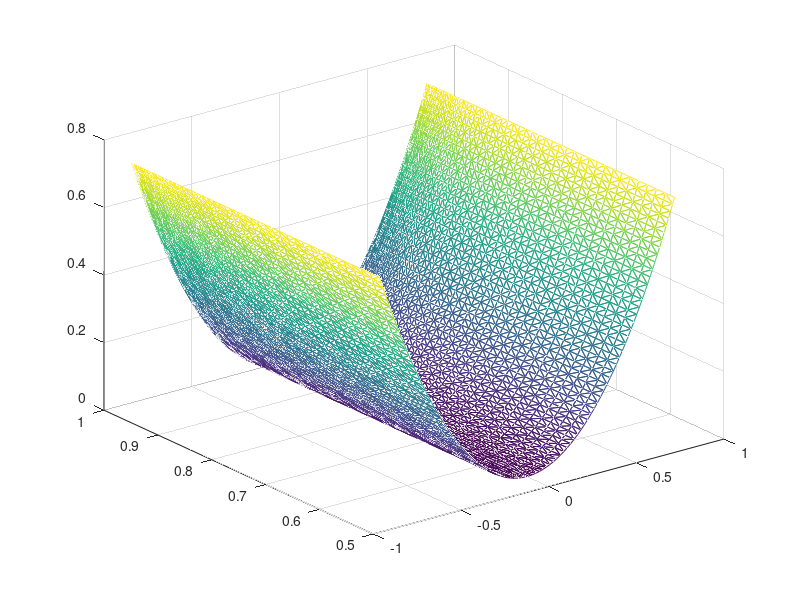

Recreate this plot in MATLAB.

t=linspace(-1,1);
x=sin(t);
y=cos(t);
[x,y]=meshgrid(x,y);

z=(x.^2);

tri=delaunay(x,y);
trimesh(tri,x,y,z)

